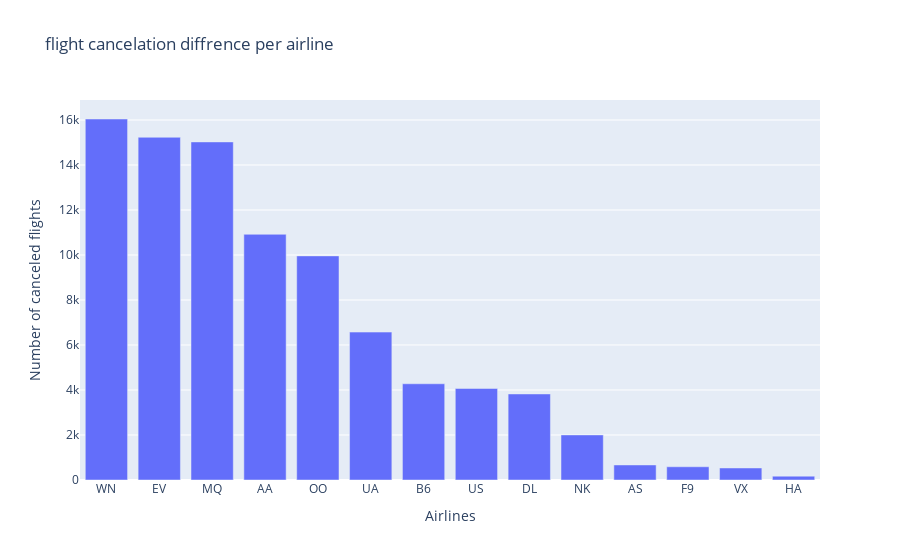

The cell this chart's notebook holds for it:
### Code cell
px.bar(
    cancelled_flights,
    x= cancelled_flights.index.get_level_values(0),
    y= cancelled_flights.values,
    title = 'flight cancelation diffrence per airline',
    labels = {
        'x': 'Airlines',
        'y': 'Number of canceled flights'
    }
    
)

### Figure 1 — Plotly figure (JSON) as saved in the notebook; plotly's stock layout.template omitted (floating-point values rounded to 4 significant figures)
{"data": [{"alignmentgroup": "True", "hovertemplate": "Airlines=%{x}<br>Number of canceled flights=%{y}<extra></extra>", "legendgroup": "", "marker": {"color": "#636efa", "pattern": {"shape": ""}}, "name": "", "offsetgroup": "", "orientation": "v", "showlegend": false, "textposition": "auto", "type": "bar", "x": ["WN", "EV", "MQ", "AA", "OO", "UA", "B6", "US", "DL", "NK", "AS", "F9", "VX", "HA"], "xaxis": "x", "y": [16043, 15231, 15025, 10919, 9960, 6573, 4276, 4067, 3824, 2004, 669, 588, 534, 171], "yaxis": "y"}], "layout": {"barmode": "relative", "legend": {"tracegroupgap": 0}, "title": {"text": "flight cancelation diffrence per airline"}, "xaxis": {"anchor": "y", "domain": [0, 1], "title": {"text": "Airlines"}}, "yaxis": {"anchor": "x", "domain": [0, 1], "title": {"text": "Number of canceled flights"}}}}
